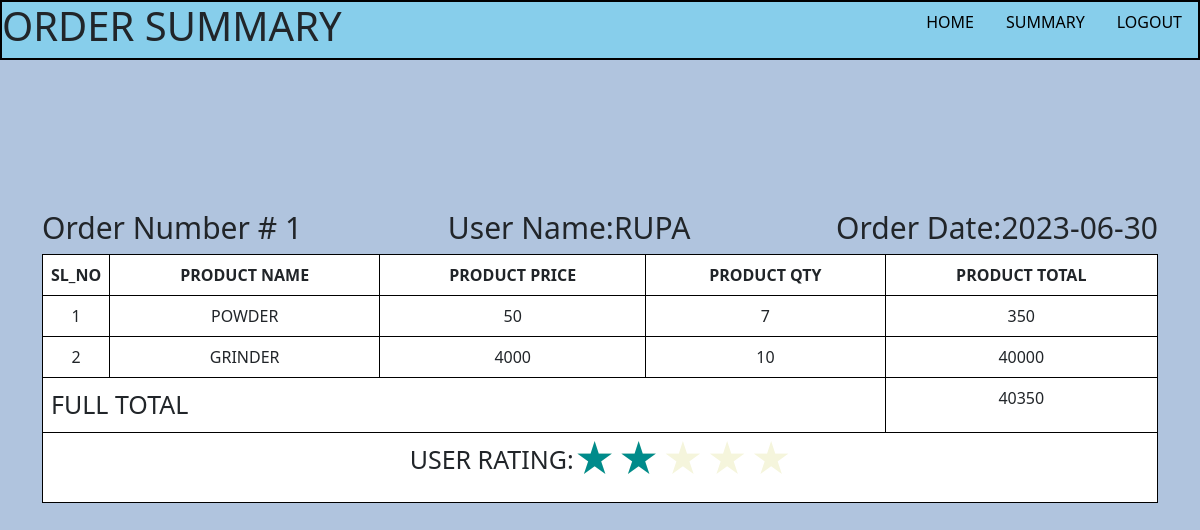
Screenshot of /admin/order/1 (signed in) with the database file from the repository.
### models_grocery_login.py (models this page shows)
class Total(db.Model):
    total_ordernumber=db.Column(db.Integer(),primary_key=True)
    total_orderamount=db.Column(db.Integer())
    total_orderaddress=db.Column(db.String())
    total_orderaddress2=db.Column(db.String())
    total_ordercity=db.Column(db.String())
    total_orderstate=db.Column(db.String())
    total_orderzip=db.Column(db.Integer())
    total_orderrating=db.Column(db.Integer())
    total_orderdate=db.Column(db.Date(),nullable=False)

class Users(db.Model,UserMixin):
    id=db.Column(db.Integer(),autoincrement=True, primary_key=True)
    username=db.Column(db.String(), unique=True)
    password=db.Column(db.String(),nullable=False)
    role=db.Column(Enum('admin','user'),nullable=False)
    address=db.Column(db.String())
    address2=db.Column(db.String())
    city=db.Column(db.String())
    state=db.Column(db.String())
    zip=db.Column(db.Integer())
    ubooking=db.relationship('Order',backref="book")

class Order(db.Model):
    order_number=db.Column(db.Integer(),db.ForeignKey('total.total_ordernumber'), primary_key=True)
    order_itemnumber=db.Column(db.Integer(),primary_key=True)
    order_itemprice=db.Column(db.Integer(),nullable=False)
    order_qty=db.Column(db.Integer(),nullable=False)
    order_userid=db.Column(db.Integer(),db.ForeignKey('users.id'),nullable=False)
    order_productid=db.Column(db.Integer(),db.ForeignKey('product.product_id'),nullable=False)

class Product(db.Model):
    product_id=db.Column(db.Integer(),autoincrement=True, primary_key=True)
    product_name=db.Column(db.String(),nullable=False,unique=True)
    product_quantity=db.Column(db.Integer(),nullable=False)
    product_rate=db.Column(db.Integer(),nullable=False)
    product_manufacture=db.Column(db.String(),nullable=False)
    product_expirydate=db.Column(db.Date(),nullable=False)
    product_category=db.Column(db.Integer(),db.ForeignKey('category.category_id'),nullable=False)
    product_order=db.relationship('Order',backref="ord")

### grocery_app_login_api.py (the view)
@app.route("/admin/order/<int:order_number>")
@login_required
def ordernumber(order_number):
    if current_user.role=='admin':
        prod=Product.query.all()
        ord=Order.query.filter_by(order_number=order_number).all()
        tot=Total.query.filter_by(total_ordernumber=order_number).first()
        name={}
        for i in ord:
            name[i.order_number]=Users.query.filter_by(id=i.order_userid).first().username
        nam=name[order_number]
        return render_template('order_numbersummary.html',prod=prod,ord=ord,tot=tot,nam=nam)

### grocery_app_login_api.py (called while the page is built)
@login_manager.user_loader
def load_user(user_id):
    return Users.query.get(user_id)

### templates/order_numbersummary.html (shortened to what this page needs)
<!DOCTYPE html>
<html lang="en">
<head>
  <link href="https://cdn.jsdelivr.net/npm/bootstrap@5.3.0-alpha1/dist/css/bootstrap.min.css" rel="stylesheet">
</head>
<body style="background-color:lightsteelblue ;">
  <div style='border:2px solid black;background-color: skyblue;' class="d-flex justify-content-between">
    <div style="justify-content:flex-start">
      <h1 style="display:inline-block">ORDER SUMMARY</h1>
    </div>
    <ul class="nav justify-content-end">
      <li class="nav-item">
        <a class="nav-link" href="/admin/home">HOME</a>
      </li>
      <li class="nav-item">
        <a class="nav-link" href="/admin/summary">SUMMARY</a>
      </li>
      <li class="nav-item">
        <a class="nav-link" href="/logout">LOGOUT</a>
      </li>
    </ul>
  </div>
  <div class="container text-center" style="position:relative;top:150px">
    <div style="display: flex; justify-content: space-between;">
      <h1 style="text-align: left;font-size: 30px;">Order Number # {{ tot.total_ordernumber }}</h1>
      <h1 style="text-align: center;font-size: 30px;">User Name:{{ nam|upper }}</h1>
      <h1 style="text-align: right;font-size: 30px;">Order Date:{{ tot.total_orderdate }}</h1>
    </div>
    <table class="table">
      <thead style="background-color:dimgrey;">
        <tr>
          <th style="width:53px" scope="col">SL_NO</th>
          <th scope="col">PRODUCT NAME</th>
          <th scope="col">PRODUCT PRICE</th>
          <th scope="col">PRODUCT QTY</th>
          <th scope="col">PRODUCT TOTAL</th>
        </tr>
      </thead>
      {% for i in ord %}
        {% for c in prod %}
          {% if i.order_productid == c.product_id %}
        <tbody>
        <tr>
          <td>{{ i.order_itemnumber  }}</td>
          <td>{{ c.product_name|upper  }}</td>
          <td>{{ i.order_itemprice  }}</td>
          <td>{{ i.order_qty }}</td>
          <td>{{ i.order_qty  * i.order_itemprice }}</td>
        </tr>
        </tbody>
        {% endif %}
        {% endfor %}
        {% endfor %}
        <tr>
          <td colspan="4" style="text-align: left; padding-right: 20px;font-size: 25px;">FULL TOTAL</td>
          <td>{{ tot.total_orderamount }}</td>
        </tr>
        <tr>
          <td colspan="5">
            <div style="display: flex; justify-content: center;">
              <p style="font-size: 25px">USER RATING:</p>
              <div class="rating-wrapper" style="justify-content: center;">
              </div>
            </div>
          </td>
        </tr>
    </table>
  </div>
</body>
</html>

### templates/order_numbersummary.html (style rules this page uses)
.nav-link,.btn-link { color:black }
.table { border-collapse: collapse; }
.table th, .table td { border: 1px solid black; padding: 8px; }
.rating-wrapper { direction:rtl; margin-bottom:6px; margin-top: 10px; }

### rows the page displays
Total: total_ordernumber "1", total_orderdate "2023-06-30", total_orderamount "40350"
Users: username "RUPA"
Order: order_itemnumber "1", order_itemprice "50", order_qty "7", i.order_qty*i.order_itemprice "350"
Product: product_name "POWDER"
Order: order_itemnumber "2", order_itemprice "4000", order_qty "10", i.order_qty*i.order_itemprice "40000"
Product: product_name "GRINDER"
